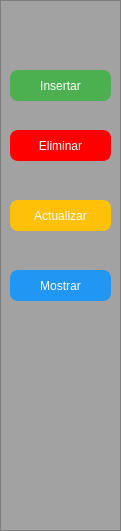
   <widget class="QFrame" name="frame_2">
    <property name="geometry">
     <rect>
      <x>0</x>
      <y>50</y>
      <width>121</width>
      <height>531</height>
     </rect>
    </property>
    <property name="minimumSize">
     <size>
      <width>121</width>
      <height>531</height>
     </size>
    </property>
    <property name="maximumSize">
     <size>
      <width>0</width>
      <height>0</height>
     </size>
    </property>
    <property name="styleSheet">
     <string notr="true">background-color: rgb(162, 162, 162);
color: rgb(0, 0, 255);</string>
    </property>
    <property name="frameShape">
     <enum>QFrame::StyledPanel</enum>
    </property>
    <property name="frameShadow">
     <enum>QFrame::Raised</enum>
    </property>
    <widget class="QPushButton" name="BT_Insertar">
     <property name="geometry">
      <rect>
       <x>10</x>
       <y>70</y>
       <width>101</width>
       <height>31</height>
      </rect>
     </property>
     <property name="styleSheet">
      <string notr="true">/* Estilos para el botón */
QPushButton {
    background-color: #4CAF50; /* Color de fondo verde */
    color: white; /* Color del texto */
    border: 2px solid #4CAF50; /* Grosor y color del borde verde */
    border-radius: 8px; /* Radio de los bordes (hace que el botón se vea redondeado) */
    padding: 8px 16px; /* Espaciado interno (ajusta según el tamaño del botón) */
}

QPushButton:hover {
    background-color: #45A660; /* Color de fondo verde al pasar el mouse por encima */
}

QPushButton:pressed {
    background-color: #3D8B52; /* Color de fondo verde al hacer clic en el botón */
}

</string>
     </property>
     <property name="text">
      <string>Insertar</string>
     </property>
    </widget>
    <widget class="QPushButton" name="BT_Eliminar">
     <property name="geometry">
      <rect>
       <x>10</x>
       <y>130</y>
       <width>101</width>
       <height>31</height>
      </rect>
     </property>
     <property name="styleSheet">
      <string notr="true">QPushButton {
    background-color: #FF0000; /* Color de fondo rojo */
    color: white; /* Color del texto */
    border: 2px solid #FF0000; /* Grosor y color del borde rojo */
    border-radius: 8px; /* Radio de los bordes (hace que el botón se vea redondeado) */
    padding: 8px 16px; /* Espaciado interno (ajusta según el tamaño del botón) */
}

QPushButton:hover {
    background-color: #CC0000; /* Color de fondo rojo al pasar el mouse por encima */
}

QPushButton:pressed {
    background-color: #990000; /* Color de fondo rojo al hacer clic en el botón */
}
</string>
     </property>
     <property name="text">
      <string>Eliminar</string>
     </property>
    </widget>
    <widget class="QPushButton" name="BT_Actualizar">
     <property name="geometry">
      <rect>
       <x>10</x>
       <y>200</y>
       <width>101</width>
       <height>31</height>
      </rect>
     </property>
     <property name="styleSheet">
      <string notr="true">/* Estilos para el botón */
QPushButton {
    background-color: #FFC107; /* Color de fondo amarillo */
    color: white; /* Color del texto */
    border: 2px solid #FFC107; /* Grosor y color del borde amarillo */
    border-radius: 8px; /* Radio de los bordes (hace que el botón se vea redondeado) */
    padding: 8px 16px; /* Espaciado interno (ajusta según el tamaño del botón) */
}

QPushButton:hover {
    background-color: #FFA000; /* Color de fondo amarillo al pasar el mouse por encima */
}

QPushButton:pressed {
    background-color: #FF8F00; /* Color de fondo amarillo al hacer clic en el botón */
}
</string>
     </property>
     <property name="text">
      <string>Actualizar</string>
     </property>
    </widget>
    <widget class="QPushButton" name="BT_Mostrar">
     <property name="geometry">
      <rect>
       <x>10</x>
       <y>270</y>
       <width>101</width>
       <height>31</height>
      </rect>
     </property>
     <property name="styleSheet">
      <string notr="true">/* Estilos para el botón */
QPushButton {
    background-color: #2196F3; /* Color de fondo azul */
    color: white; /* Color del texto */
    border: 2px solid #2196F3; /* Grosor y color del borde azul */
    border-radius: 8px; /* Radio de los bordes (hace que el botón se vea redondeado) */
    padding: 8px 16px; /* Espaciado interno (ajusta según el tamaño del botón) */
}

QPushButton:hover {
    background-color: #1976D2; /* Color de fondo azul al pasar el mouse por encima */
}

QPushButton:pressed {
    background-color: #1565C0; /* Color de fondo azul al hacer clic en el botón */
}

</string>
     </property>
     <property name="text">
      <string>Mostrar</string>
     </property>
    </widget>
   </widget>
